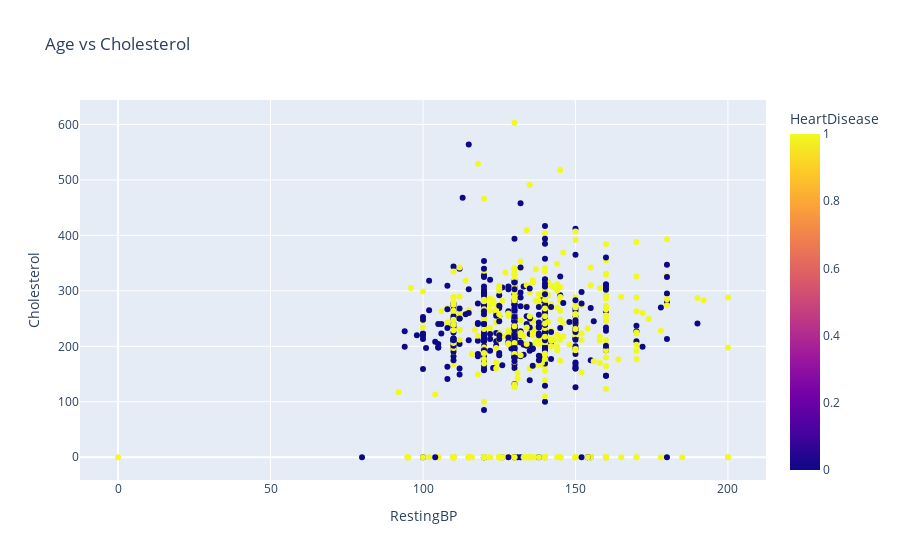

Notebook code cell kept with this figure:
### Code cell
fig = px.scatter(df, x='RestingBP', y='Cholesterol', color='HeartDisease', title='Age vs Cholesterol')
fig.show()

### Figure 1 — Plotly figure (JSON) as saved in the notebook; plotly's stock layout.template omitted (floating-point values rounded to 4 significant figures; data arrays with more than 128 entries replaced by an {"elided": "..."} marker saying what was removed)
{"data": [{"hovertemplate": "RestingBP=%{x}<br>Cholesterol=%{y}<br>HeartDisease=%{marker.color}<extra></extra>", "legendgroup": "", "marker": {"color": {"elided": "918 int values"}, "coloraxis": "coloraxis", "symbol": "circle"}, "mode": "markers", "name": "", "orientation": "v", "showlegend": false, "type": "scatter", "x": {"elided": "918 int values"}, "xaxis": "x", "y": {"elided": "918 int values"}, "yaxis": "y"}], "layout": {"coloraxis": {"colorbar": {"title": {"text": "HeartDisease"}}, "colorscale": [[0, "#0d0887"], [0.1111, "#46039f"], [0.2222, "#7201a8"], [0.3333, "#9c179e"], [0.4444, "#bd3786"], [0.5556, "#d8576b"], [0.6667, "#ed7953"], [0.7778, "#fb9f3a"], [0.8889, "#fdca26"], [1, "#f0f921"]]}, "legend": {"tracegroupgap": 0}, "title": {"text": "Age vs Cholesterol"}, "xaxis": {"anchor": "y", "domain": [0, 1], "title": {"text": "RestingBP"}}, "yaxis": {"anchor": "x", "domain": [0, 1], "title": {"text": "Cholesterol"}}}}
